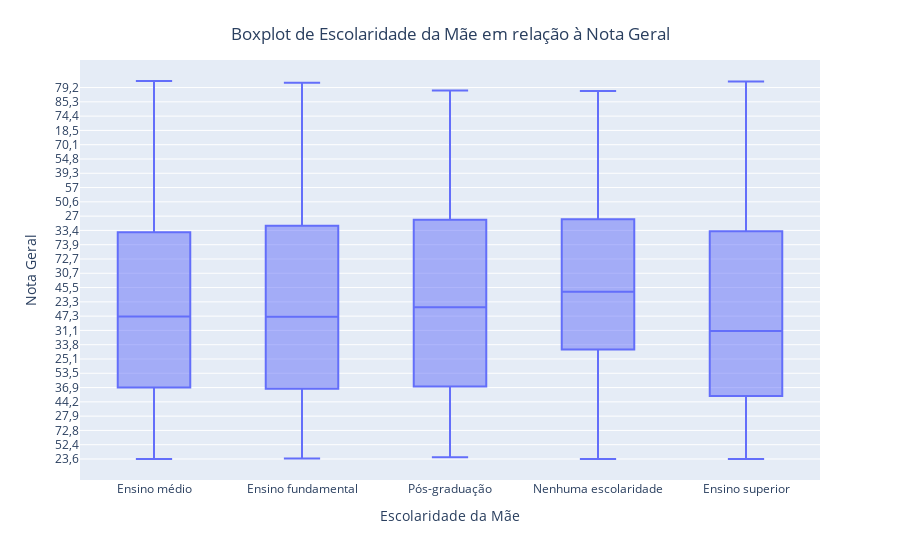

Write notebook code for a chart like this one.
### Code cell
categorias = {
    'A': 'Nenhuma escolaridade',
    'B': 'Ensino fundamental',
    'C': 'Ensino fundamental',
    'D': 'Ensino médio',
    'E': 'Ensino superior',
    'F': 'Pós-graduação'
}

dados_explorados.loc[:, 'Categoria'] = dados_explorados['Escolaridade_mae'].map(categorias)

fig = px.box(dados_explorados, x='Categoria', y='Nota_geral', 
             labels={'Categoria': 'Escolaridade da Mãe', 'Nota_geral': 'Nota Geral'})

fig.update_layout(title='Boxplot de Escolaridade da Mãe em relação à Nota Geral', title_x=0.5, title_y=0.95)
fig.show()

### Figure 1 — Plotly figure (JSON) as saved in the notebook; plotly's stock layout.template omitted (floating-point values rounded to 4 significant figures; data arrays with more than 128 entries replaced by an {"elided": "..."} marker saying what was removed)
{"data": [{"alignmentgroup": "True", "hovertemplate": "Escolaridade da Mãe=%{x}<br>Nota Geral=%{y}<extra></extra>", "legendgroup": "", "marker": {"color": "#636efa"}, "name": "", "notched": false, "offsetgroup": "", "orientation": "v", "showlegend": false, "type": "box", "x": {"elided": "3555 str values"}, "x0": " ", "xaxis": "x", "y": {"elided": "3555 str values"}, "y0": " ", "yaxis": "y"}], "layout": {"boxmode": "group", "legend": {"tracegroupgap": 0}, "margin": {"t": 60}, "title": {"text": "Boxplot de Escolaridade da Mãe em relação à Nota Geral", "x": 0.5, "y": 0.95}, "xaxis": {"anchor": "y", "domain": [0, 1], "title": {"text": "Escolaridade da Mãe"}}, "yaxis": {"anchor": "x", "domain": [0, 1], "title": {"text": "Nota Geral"}}}}
